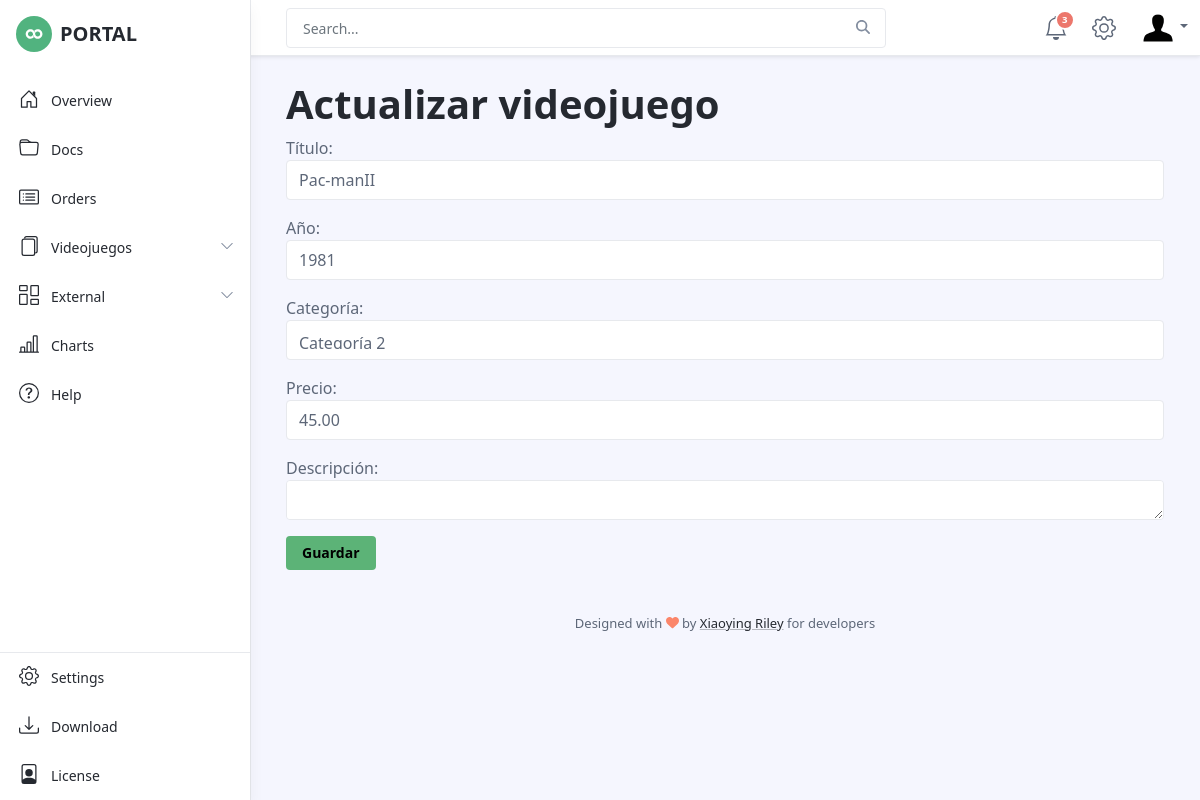
Screenshot of /videojuegos/editar/4 with the database file from the repository.
### videojuego/models.py (models this page shows, shortened)
class Videojuego(models.Model):
    titulo = models.CharField('Título', max_length=50, unique=True)
    anio = models.IntegerField('Año')
    categoria = models.ForeignKey("videojuego.Categoria", verbose_name='Categoría', on_delete=models.CASCADE)
    precio = models.DecimalField(max_digits=6, decimal_places=2)
    descripcion = models.CharField('Descripción', max_length=250, null=True, blank=True)

### videojuego/views.py (the view)
class VideojuegoActualizar(UpdateView):
    model = Videojuego
    form_class = VideojuegoForm
    extra_context = {'etiqueta': 'Actualizar', 'boton': 'Guardar'}
    success_url = reverse_lazy('videojuego:lista')

### videojuego/forms.py
class VideojuegoForm(forms.ModelForm):
    class Meta:
        model = Videojuego
        fields = '__all__'
        widgets = {
            'titulo':forms.TextInput(attrs={'class':'form-control', 'placeholder':'Nombre del videojuego','onFocus':'validar(this)'}),
            'anio':forms.NumberInput(attrs={'class':'form-control'}),
            'categoria':forms.Select(attrs={'class':'form-control'}),
            'precio':forms.TextInput(attrs={'class':'form-control'}),
            'descripcion':forms.Textarea(attrs={'class':'form-control','rows':'60'}),
        }

### videojuego/models.py (called while the page is built)
    def __str__(self):
        return self.nombre

### videojuego/templates/videojuego/videojuego_form.html (shortened to what this page needs)
{% extends 'base2.html' %}
{% block contenido %}
    <h1>{{etiqueta}} videojuego</h1>
    <form method="post">
        {{form.as_p}}
        <button type="submit" class="btn btn-success">{{boton}}</button>
    </form>
{% endblock contenido %}

### rows the page displays
Videojuego: titulo "Pac-manII", anio "1981", categoria "Categoría 2", precio "45.00"

### other values shown
{{ etiqueta }} "Actualizar"
{{ boton }} "Guardar"
